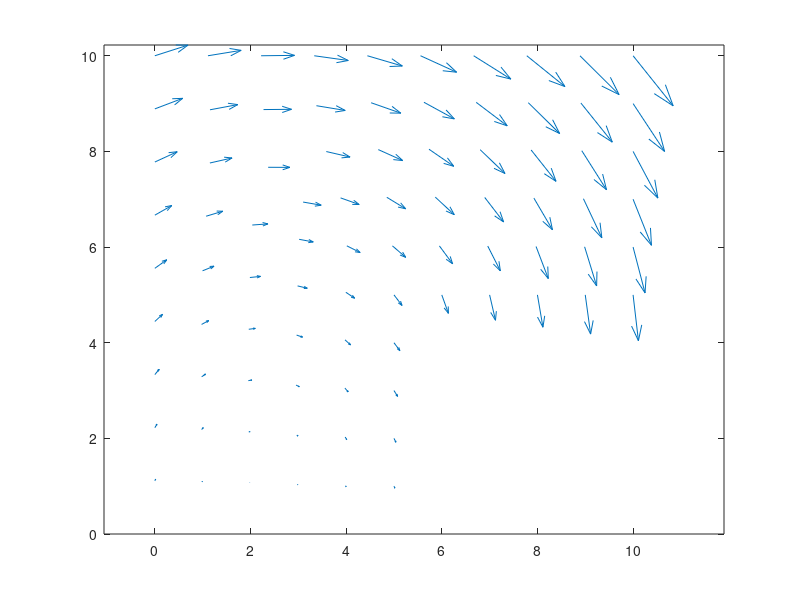

MATLAB code for this plot:
x = [
0
0
0
0
0
0
0
0
0
0
5
1
2
3
4
5
5
5
5
5
10
6
7
8
9
10
10
10
10
10
8.88889
7.77778
6.66667
5.55556
4.44444
3.33333
2.22222
1.11111
3.10089
3.88391
3.01787
4.85007
5.86481
6.89797
4.01416
2.98486
2.96392
2.95431
2.96683
1.95487
1.96413
1.98744
2.03797
2.36972
3.58541
4.67258
5.73342
6.80133
7.8689
7.92568
1.96342
4.96822
5.95028
6.96034
7.97119
8.92746
8.96149
2.98363
1.98467
0.986487
0.978322
0.978248
0.978113
0.997431
1.07226
1.15092
1.15376
2.27272
3.37862
4.52191
5.62747
6.72059
7.80855
8.90842
8.98654
3.99399
3.97567
3.97436
3.98034
3.99048
];

y = [
10
0
8.88889
7.77778
6.66667
5.55556
4.44444
3.33333
2.22222
1.11111
0
0
0
0
0
5
1
2
3
4
5
5
5
5
5
10
6
7
8
9
10
10
10
10
10
10
10
10
6.94082
7.02786
6.16163
7.04077
7.04347
7.03708
6.02541
5.18771
4.15949
3.11363
2.07058
3.20676
4.28096
5.36333
6.46061
7.66798
7.99705
8.03784
8.04484
8.03685
8.0286
7.02368
2.13291
6.02481
6.02363
6.02242
6.0117
8.01452
7.01091
1.03792
1.07096
1.08787
2.18393
3.28473
4.38243
5.50314
6.64468
7.75775
8.87014
8.87479
8.95566
9.0177
9.02707
9.02517
9.01886
9.01173
6.00518
5.05464
4.06055
3.05103
2.02642
1.01032
];

u = [
0.0107253
0
0.00900998
0.00724088
0.0054915
0.00387628
0.00250161
0.00143029
0.000680719
0.00025152
0
0
0
0
0
0.00262313
0.000293839
0.000643093
0.00118757
0.00192089
0.00173012
0.00213902
0.00190144
0.00177883
0.00173508
0.0129709
0.00386799
0.00594903
0.00801702
0.0102021
0.0126712
0.0123512
0.012028
0.0116745
0.0113148
0.0110124
0.0108177
0.0107393
0.0058475
0.00602337
0.00456666
0.00610787
0.00614782
0.00611197
0.00432509
0.00313924
0.00193765
0.00104424
0.000427308
0.00113498
0.00212722
0.00344663
0.00506034
0.00703867
0.00768861
0.00788135
0.00800656
0.00805995
0.00804992
0.00602165
0.000449545
0.00431407
0.00427023
0.00409747
0.00395876
0.00800596
0.0059603
6.54943e-05
6.15426e-05
0.000113038
0.000538778
0.0012678
0.00231861
0.00370788
0.00538735
0.0071789
0.00898844
0.0090618
0.00931883
0.00961791
0.00984473
0.0100303
0.0101541
0.0101639
0.0038888
0.00286229
0.00181112
0.00106817
0.000495428
0.0001297
];

v = [
0.00343169
0
0.00341712
0.00333531
0.00312417
0.00276891
0.00229049
0.00173674
0.00115332
0.00057245
0
0
0
0
0
-0.00343011
-0.000647203
-0.00127326
-0.00190674
-0.00257932
-0.014844
-0.00597372
-0.00821488
-0.0104651
-0.0126813
-0.0162109
-0.0148498
-0.0149061
-0.0150898
-0.0154886
-0.0125818
-0.00997532
-0.00754799
-0.00532512
-0.00332269
-0.00153227
0.000122125
0.00175072
-0.00101533
-0.0021398
-0.000849939
-0.00372921
-0.00569284
-0.00792701
-0.00216628
-0.000761496
-0.000663993
-0.000530018
-0.000357502
0.000198838
0.000279935
0.000351889
0.000369611
-3.12282e-05
-0.00177952
-0.00354582
-0.00551463
-0.0077316
-0.0101336
-0.0102666
0.000118522
-0.0037279
-0.00578577
-0.00808653
-0.0103784
-0.0126393
-0.0126408
-0.000175123
5.10659e-05
0.000292453
0.000623521
0.000943135
0.00124748
0.00149935
0.00161415
0.00162681
0.0016818
8.22505e-05
-0.00153343
-0.00337181
-0.0053803
-0.00759566
-0.00998835
-0.0126586
-0.0126577
-0.00192936
-0.00166111
-0.00124618
-0.000818914
-0.000387887
];

quiver(x,y,u,v); axis equal tight;
